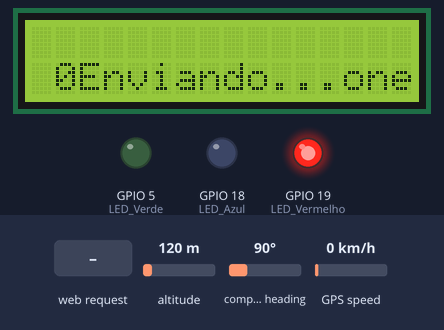
Bench run of a sketch on a simulated ESP32. Shown: 16×2 character LCD, output pins drawn as LEDs (lit = HIGH). The inputs (shaded band) are chosen by the test bench; at power-on: altitude 120 m, compass heading 90°, GPS speed 0 km/h. WiFi joins after 1.5 s; servers stay silent unless stated; the GPS gets a fix after 3 s at 37.7749, -122.4194 with 8 satellites; no MQTT or app messages arrive unless stated; what the sketch prints to the serial monitor is not drawn.

Above: at 2.3 s.
3.4 s: HTTP request GET /send-data received
At 8.7 s:
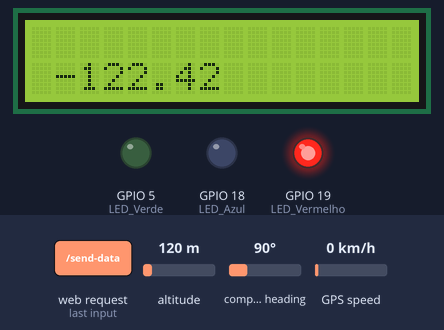
At 9.3 s:
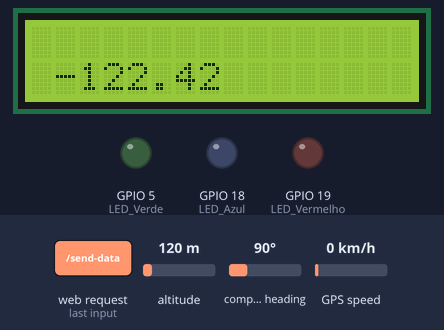
Timing chart, 0 to 20.9 s (numbered marks = the images above; inputs shaded):
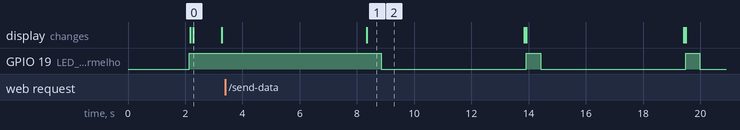

Measured:
- by itself, GPIO 19 (LED_Vermelho): alternates HIGH for 0.50 s and LOW for 5.1 s
- what the display in image 0 shows lasts 1.0 s, from 2.3 s to 3.3 s

The sketch:

server.ino
```cpp
#include <PubSubClient.h>
#include "WiFiClientSecure.h"
#include <ArduinoJson.h>
#include <TinyGPSPlus.h>

#include <Wire.h>
#include "ESPAsyncWebServer.h"
#include <LiquidCrystal_I2C.h>

LiquidCrystal_I2C lcd(0x27, 16, 2);

// --------------- CERTIFICADOS NECESSARIOS PARA  A CONEXÃO MAIS SEGURA ----------------

const char* CA_cert = \
"-----BEGIN CERTIFICATE-----\n" \
"MIIFazCCA1OgAwIBAgIRAIIQz7DSQONZRGPgu2OCiwAwDQYJKoZIhvcNAQELBQAw\n" \
"TzELMAkGA1UEBhMCVVMxKTAnBgNVBAoTIEludGVybmV0IFNlY3VyaXR5IFJlc2Vh\n" \
"cmNoIEdyb3VwMRUwEwYDVQQDEwxJU1JHIFJvb3QgWDEwHhcNMTUwNjA0MTEwNDM4\n" \
"WhcNMzUwNjA0MTEwNDM4WjBPMQswCQYDVQQGEwJVUzEpMCcGA1UEChMgSW50ZXJu\n" \
"ZXQgU2VjdXJpdHkgUmVzZWFyY2ggR3JvdXAxFTATBgNVBAMTDElTUkcgUm9vdCBY\n" \
"MTCCAiIwDQYJKoZIhvcNAQEBBQADggIPADCCAgoCggIBAK3oJHP0FDfzm54rVygc\n" \
"h77ct984kIxuPOZXoHj3dcKi/vVqbvYATyjb3miGbESTtrFj/RQSa78f0uoxmyF+\n" \
"0TM8ukj13Xnfs7j/EvEhmkvBioZxaUpmZmyPfjxwv60pIgbz5MDmgK7iS4+3mX6U\n" \
"A5/TR5d8mUgjU+g4rk8Kb4Mu0UlXjIB0ttov0DiNewNwIRt18jA8+o+u3dpjq+sW\n" \
"T8KOEUt+zwvo/7V3LvSye0rgTBIlDHCNAymg4VMk7BPZ7hm/ELNKjD+Jo2FR3qyH\n" \
"B5T0Y3HsLuJvW5iB4YlcNHlsdu87kGJ55tukmi8mxdAQ4Q7e2RCOFvu396j3x+UC\n" \
"B5iPNgiV5+I3lg02dZ77DnKxHZu8A/lJBdiB3QW0KtZB6awBdpUKD9jf1b0SHzUv\n" \
"KBds0pjBqAlkd25HN7rOrFleaJ1/ctaJxQZBKT5ZPt0m9STJEadao0xAH0ahmbWn\n" \
"OlFuhjuefXKnEgV4We0+UXgVCwOPjdAvBbI+e0ocS3MFEvzG6uBQE3xDk3SzynTn\n" \
"jh8BCNAw1FtxNrQHusEwMFxIt4I7mKZ9YIqioymCzLq9gwQbooMDQaHWBfEbwrbw\n" \
"qHyGO0aoSCqI3Haadr8faqU9GY/rOPNk3sgrDQoo//fb4hVC1CLQJ13hef4Y53CI\n" \
"rU7m2Ys6xt0nUW7/vGT1M0NPAgMBAAGjQjBAMA4GA1UdDwEB/wQEAwIBBjAPBgNV\n" \
"HRMBAf8EBTADAQH/MB0GA1UdDgQWBBR5tFnme7bl5AFzgAiIyBpY9umbbjANBgkq\n" \
"hkiG9w0BAQsFAAOCAgEAVR9YqbyyqFDQDLHYGmkgJykIrGF1XIpu+ILlaS/V9lZL\n" \
"ubhzEFnTIZd+50xx+7LSYK05qAvqFyFWhfFQDlnrzuBZ6brJFe+GnY+EgPbk6ZGQ\n" \
"3BebYhtF8GaV0nxvwuo77x/Py9auJ/GpsMiu/X1+mvoiBOv/2X/qkSsisRcOj/KK\n" \
"NFtY2PwByVS5uCbMiogziUwthDyC3+6WVwW6LLv3xLfHTjuCvjHIInNzktHCgKQ5\n" \
"ORAzI4JMPJ+GslWYHb4phowim57iaztXOoJwTdwJx4nLCgdNbOhdjsnvzqvHu7Ur\n" \
"TkXWStAmzOVyyghqpZXjFaH3pO3JLF+l+/+sKAIuvtd7u+Nxe5AW0wdeRlN8NwdC\n" \
"jNPElpzVmbUq4JUagEiuTDkHzsxHpFKVK7q4+63SM1N95R1NbdWhscdCb+ZAJzVc\n" \
"oyi3B43njTOQ5yOf+1CceWxG1bQVs5ZufpsMljq4Ui0/1lvh+wjChP4kqKOJ2qxq\n" \
"4RgqsahDYVvTH9w7jXbyLeiNdd8XM2w9U/t7y0Ff/9yi0GE44Za4rF2LN9d11TPA\n" \
"mRGunUHBcnWEvgJBQl9nJEiU0Zsnvgc/ubhPgXRR4Xq37Z0j4r7g1SgEEzwxA57d\n" \
"emyPxgcYxn/eR44/KJ4EBs+lVDR3veyJm+kXQ99b21/+jh5Xos1AnX5iItreGCc=\n" \
"-----END CERTIFICATE-----";


// Inicialização do módulo GPS
TinyGPSPlus gps;

const char* ssid        = "Iphone12";        // Nome do WIFI
const char* password    = "rodrigo123";   // Senha do WIFI

const char* mqtt_server = "3d23a9722fe5468cbb05f9e25035c21e.s2.eu.hivemq.cloud";  // Endereço do host do HiveMQ
int port                = 8883;             // Porta do broker

// Credenciais criadas no HiveMQ
const char* mqtt_user   = "ESP32_Connect4";
const char* mqtt_pass   = "123drigo";

// Topicos de publicação
String topicLat = "GPS/Latitude";
String topicLong = "GPS/Longitude";

// Variáveis de latitude e longitude
double lat;
double longi;

char latChar[50];
char longiChar[50];

String latStr;
String longiStr;

String dateString;

// Iniciação do client de WIFI e conexão MQTT
WiFiClientSecure client;
PubSubClient mqtt_client(client);

AsyncWebServer server(80); // Função para criar um servidor web assincrono na porta 80

void setup() {
  lcd.init();
  lcd.backlight();
  lcd.setCursor(2, 1);
  lcd.print("Iniciando...");

  // Inciação das portas seriais
  Serial.begin(9600);
  Serial2.begin(9600);

  WiFi.softAP(ssid, password); // Iniciando um Access Point no ESP

  IPAddress IP = WiFi.softAPIP(); // Declarar uma variável para ser o IP do AP
  Serial.print("AP IP address: ");
  Serial.println(IP); // Printar o IP do AP

  server.on("/send-data", HTTP_GET, onDataReceived); // Declarar o servidor para receber chamadas GET

  server.begin(); // Iniciar o servidor

  // Configuração dos LEDs
  pinMode(19, OUTPUT);  // LED Vermelho
  pinMode(5, OUTPUT);   // LED Verde
  pinMode(18, OUTPUT);  // LED Azul

  Serial.print("Attempting to connect to SSID: ");
  Serial.println(ssid);
  WiFi.begin(ssid, password);
  // Tentativa de conexão com WIFI
  while (WiFi.status() != WL_CONNECTED) {
    lcd.setCursor(2, 1);
    lcd.print("Conectando...");
    Serial.print(".");
    // Esperar 1 segundo para tentar a conexão novamente
    delay(1000);
  }

  Serial.print("Connected to ");
  Serial.println(ssid);

  // Set up das keys de autenticação
  client.setCACert(CA_cert);          //Root CA certificate

  // Só é necessario se for configurado no broker, no caso do HiveMQ não é ncessário
  // client.setCertificate(ESP_CA_cert);
  // client.setPrivateKey(ESP_RSA_key);

  // Configurar a conexão
  mqtt_client.setServer(mqtt_server, port);
  lcd.clear();
}

// Função de tratamento e envio das mensagens MQTT
void publishMessage()
{
  // ----------------- TENTATIVA DE ENVIAR UM JSON ---------------------
  StaticJsonDocument<200> doc;
  doc["Latitude"] = lat;
  doc["Longitude"] = longi;
  doc["Date"] = dateString;
  doc["Ativo"] = "RNP-01";


  char jsonBuffer[512];

  serializeJson(doc, jsonBuffer); // print to client

  Serial.println(jsonBuffer);

  // String latStr = String(lat);
  // String longiStr = String(longi);

  mqtt_client.publish("GPS", jsonBuffer);

  // -------------------- COVERSÃO PARA CHAR PARA A PUBLICAÇÃO MQTT --------------

  // latStr = String(lat); // Converter o valor de latitude para string
  // latStr.toCharArray(latChar, latStr.length() + 1); // Preparando a variavel para o envio

  // longiStr = String(longi); // Converter o valor de Longitude para string
  // longiStr.toCharArray(longiChar, longiStr.length() + 1); // Preparando a variavel para o envio

  // Serial.print("Publish message: ");

  // Envio das mensagens em formato de char[50]
  // publish(Topico, mensagem);

  // mqtt_client.publish("GPS/Latitude", latChar);
  // mqtt_client.publish("GPS/Longitude", longiChar);

  // Uma vez conectado podemos se subscrever no mesmo topico
  // mqtt_client.subscribe("GPS/Latitude");
  // mqtt_client.subscribe("GPS/Longitude");
  lcd.setCursor(2, 1);
  lcd.print("Enviando...");
  delay(1000);
  lcd.clear();
}

// Conexão MQTT
void MQTTconnection() {
  // LOOP até o client ser reconectado
  while (!mqtt_client.connected()) {
    Serial.print("Attempting MQTT connection...");
    // Tentativa de conexão

    // Conexão do client com o broker
    // Primeiro paramentro é a o ID do client que está solicitando a conexão
    if (mqtt_client.connect("ESP32", mqtt_user , mqtt_pass)) {
      // Printar o estado de conxão
      Serial.print("Connected, mqtt_client state: ");
      Serial.println(mqtt_client.state());

      // Envio da mensagem
      publishMessage();
    } else { // Caso de erro
      Serial.print("failed, rc=");
      Serial.println(mqtt_client.state());

      Serial.println("WiFiClientSecure client state:");
      char lastError[100];
      client.lastError(lastError,100);  // último erro do WiFiClientSecure
      Serial.print(lastError);

      Serial.println(" try again in 5 seconds");
      // Esperar 5 para tentar a conexão novamente
      delay(5000);
    }
  }
}

void loop() {
  // Leitura e processamento de dados do módulo GPS
  // 10 tentativas de leituras de sinais GPS
  for (int i = 0; i < 10; i++) {
    while (Serial2.available() > 0)
      if (gps.encode(Serial2.read()))
        displayInfo();

    // Verifica se a ligações do GPS estão corretas
    if (millis() > 5000 && gps.charsProcessed() < 10) {
      Serial.println(F("No GPS detected: check wiring."));
      while (true);
    }
  }

    int year = gps.date.year();
    int month = gps.date.month();
    int day = gps.date.day();

    // Print or use the date information as needed
    // Create a string to store the concatenated date
    dateString = String(year) + "-" + String(month) + "-" + String(day);

    // Print or use the date string as needed
    Serial.println("Date: " + dateString);

  // Verifica se a latitude e longitude são válidas
  if (lat != 0 && longi != 0) {

    // LED vermelho piscando caso se conecte ao GPS
    Serial.println("GPS connected");
    digitalWrite(19, HIGH);
    delay(500);
    digitalWrite(19, LOW);

  } else {

    // LED vermelho aceso caso não se conecte ao GPS
    Serial.println("GPS disconnected");
    digitalWrite(19, HIGH);

    lcd.print("GPS desconectado!");
  }

  // Loop da conexão MQTT
  MQTTconnection();

  // Fazer uma conexão nova a cada 5 segundos
  delay(5000);
  lcd.clear();
}


// Função para exibir informações de latitude e longitude
void displayInfo() {
  // Exibe informações de latitude e longitude do GPS
  Serial.print(F("Location: "));
  if (gps.location.isValid()) {

    Serial.print("Lat: ");
    // Salvar a latitude
    lat = gps.location.lat();
    Serial.print(lat, 6);


    Serial.print(F(","));

    // Salvar a longitude
    Serial.print("Lng: ");
    longi = gps.location.lng();
    Serial.print(longi, 6);

    Serial.println();

  } else {
    Serial.print(F("INVALID"));
  }

  lcd.setCursor(1, 2);
  lcd.print(lat);
  lcd.setCursor(1, 1);
  lcd.print(longi);
}

void onDataReceived(AsyncWebServerRequest* request) { // Função para quando o servidor receber dados do cliente
  // Handling GET request
  String lat = request->arg("lat"); // Transformar o argumento lat em uma string
  String longi = request->arg("long"); // Transformar o argumento long em uma string

  Serial.println("Received data (GET):"); // Printar que recebeu os dados
  Serial.println("Latitude: " + lat); // Printar os dados de latitude recebidos
  Serial.println("Longitude: " + longi); // Printar os dados de longitude recebidos

  request->send(200, "text/plain", "Data received successfully (GET)"); // Responde que os dados foram recebidos com sucesso
}
```
